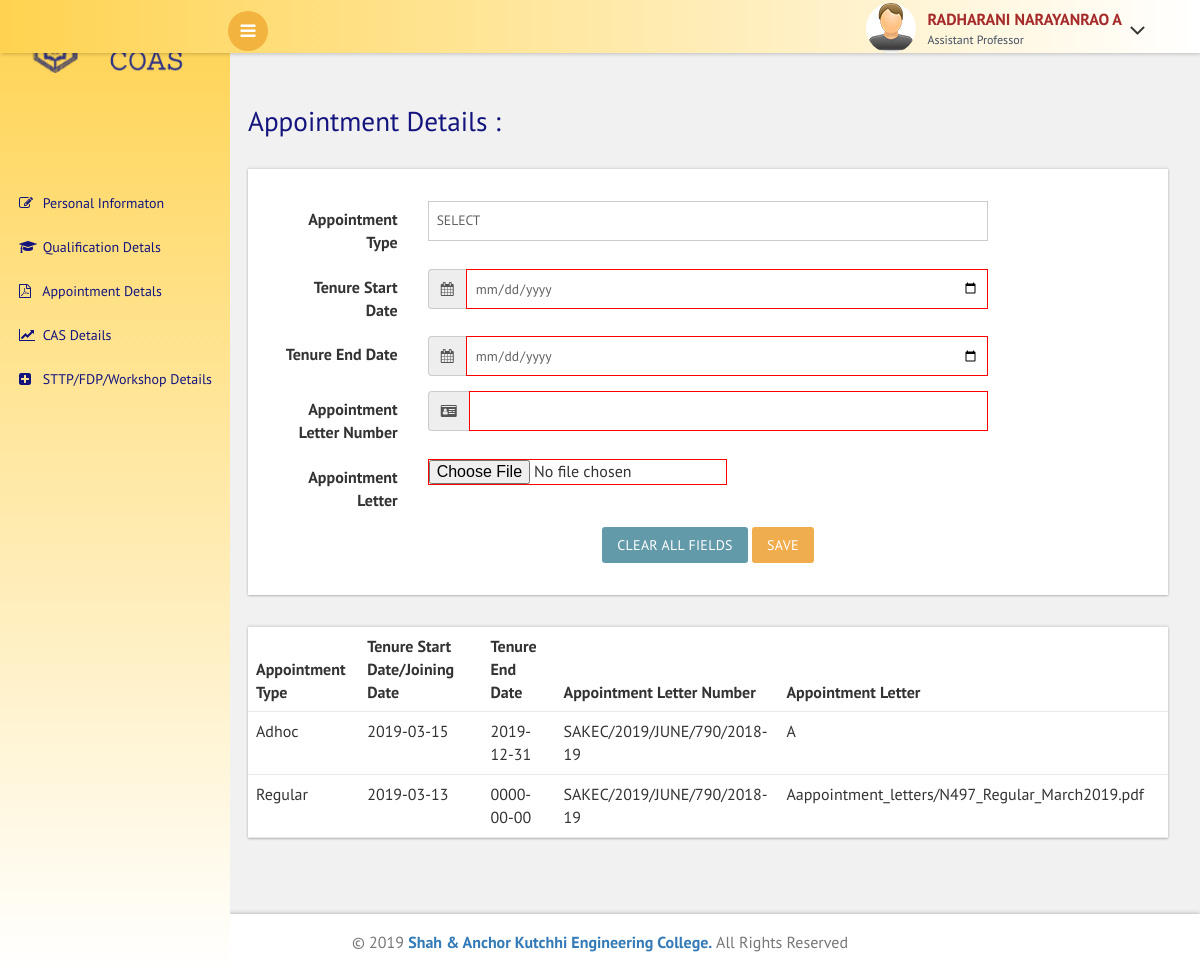
Screenshot of /appointment_details1.php (signed in) with the database file from the repository.
### tables this page shows
CREATE TABLE IF NOT EXISTS `appointment_details` (
  `e_no` varchar(10) DEFAULT NULL,
  `emailid` varchar(300) DEFAULT NULL,
  `doc_id` varchar(30) DEFAULT NULL,
  `appointment_type` varchar(10) DEFAULT NULL,
  `tsd` date DEFAULT NULL,
  `ted` date DEFAULT NULL,
  `letter_number` varchar(50) DEFAULT NULL,
  `file_url` varchar(1000) DEFAULT NULL
);

### appointment_details1.php (the view, shortened to what this page needs)
<?php
require_once("db_connect.php");
$name=$_SESSION['name'];
$designation=$_SESSION['designation'];
$emp_code=$_SESSION["emp_code"];
$email=$_SESSION["email"];
?>
<!DOCTYPE HTML>
<html>
<head>
<link href="css/bootstrap.css" rel='stylesheet' type='text/css' />
<link href="css/style.css" rel='stylesheet' type='text/css' />
<link rel="stylesheet" href="https://cdnjs.cloudflare.com/ajax/libs/font-awesome/4.7.0/css/font-awesome.min.css">
<link href='css/SidebarNav.min.css' media='all' rel='stylesheet' type='text/css'/>
<link href="css/custom.css" rel="stylesheet">
					<link href="css/owl.carousel.css" rel="stylesheet">
</head>
<body class="cbp-spmenu-push">
	<div class="main-content">
	<div class="cbp-spmenu cbp-spmenu-vertical cbp-spmenu-left" id="cbp-spmenu-s1">
		<aside class="sidebar-left">
      <nav class="navbar navbar-inverse">
          <div class="navbar-header">
            <a class="navbar-brand" href="personal_info.php"><img width="100%" src="images/edm_logo.png"></a><br/><br/>
          </div>
          <div class="collapse navbar-collapse" id="bs-example-navbar-collapse-1">
            <ul class="sidebar-menu">
              <li class="treeview">
                <a href="personal_info.php">
                <i class="fa fa-edit"></i> <span>Personal Informaton</span>
                </a>
              </li>
			  <li class="treeview">
                <a href="personal_info.php">
                <i class="fa fa-graduation-cap"></i> <span>Qualification Detals</span>
                </a>
              </li>
			  <li class="treeview">
                <a href="appointment_details.php">
                <i class="fa fa-file-pdf-o"></i> <span>Appointment Detals</span>
                </a>
              </li>
			  <li class="treeview">
                <a href="cas_details.php">
                <i class="fa fa-line-chart"></i> <span>CAS Details</span>
                </a>
              </li>
			  <li class="treeview">
                <a href="training_details.php">
                <i class="fa fa-plus-square"></i> <span>STTP/FDP/Workshop Details</span>
                </a>
              </li>
      </nav>
    </aside>
	</div>
		<div class="sticky-header header-section ">
			<div class="header-left">
				<button id="showLeftPush"><i class="fa fa-bars"></i></button>
				<div class="clearfix"> </div>
			</div>
			<div class="header-right">
				<div class="profile_details">
					<ul>
						<li class="dropdown profile_details_drop">
							<a href="#" class="dropdown-toggle" data-toggle="dropdown" aria-expanded="false">
								<div class="profile_img">
									<span class="prfil-img"><img src="images/2.jpg" alt=""> </span>
									<div class="user-name">
										<p><?php echo $name; ?></p>
										<span><?php echo $designation; ?></span>
									</div>
									<i class="fa fa-angle-down lnr"></i>
									<div class="clearfix"></div>
								</div>
							</a>
						</li>
					</ul>
				</div>
				<div class="clearfix"> </div>
			</div>
			<div class="clearfix"> </div>
		</div>
		<div id="page-wrapper">
		<div class="row">
			<h3 class="title1">Appointment Details :</h3>
				<div class="form-three widget-shadow">
				<div class=" panel-body-inputin">
				<form action="appointment_save.php" class="form-horizontal" enctype="multipart/form-data" method="POST">
				<div class="form-group">
					<label class="col-md-2 control-label">Appointment Type</label>
					<div class="col-md-8">
						<select name='app_type' id='selector1' class='form-control1' required='required' onchange='setFields(this.value)'><option value=''>SELECT</option><option value='Regular'>Regular</option><option value='Adhoc'>Adhoc</option></select>
					</div>
				</div>
				<div class="form-group">
					<label class="col-md-2 control-label" id="dt_lable">Tenure Start Date</label>
					<div class="col-md-8">
						<div class="input-group">
							<span class="input-group-addon">
								<i class="fa fa-calendar"></i>
							</span>
							<input type='date' name='ten_start' class='form-control1' max="<?php echo date("Y-m-d");?>" required='required' onchange="getEndDate(this.value)">
						</div>
					</div>
				</div>
				<div class="form-group">
					<label class="col-md-2 control-label" >Tenure End Date</label>
					<div class="col-md-8">
						<div class="input-group">
							<span class="input-group-addon">
								<i class="fa fa-calendar"></i>
							</span>
							<input type='date' name='ten_end' id='ten_end' class='form-control1' required='required'>
						</div>
					</div>
				</div>
				<div class="form-group">
					<label class="col-md-2 control-label">Appointment Letter Number</label>
					<div class="col-md-8">
						<div class="input-group">
							<span class="input-group-addon">
								<i class="fa fa-id-card"></i>
							</span>
							<input type='text' name='app_no' class='form-control1' required='required'>
						</div>
					</div>
				</div>
				<div class="form-group">
					<label class="col-md-2 control-label">Appointment Letter</label>
					<div class="col-md-8">
						<div class="input-group">
							<input type="file" id="appointment_file" name="appointment_file" accept="application/pdf" required="required">
						</div>
					</div>
				</div>
				</div>
				<center>
					<button type="reset" class="btn btn-default">Clear All Fields</button>
					<button type="submit" class="btn btn-warning">Save</button>
				</center>
				</div>
				<div class=" panel-body-inputin">
				<form class="form-horizontal">
				<div class="bs-example widget-shadow" data-example-id="hoverable-table">
				<table id="appointment_details" class="table table-hover">
				<thead>
				<tr>
				<th>Appointment Type</th><th>Tenure Start date/Joining Date</th><th>Tenure End date</th><th>Appointment Letter Number</th><th>Appointment Letter</th><th></th>
				</tr>
				</thead>
				<tbody>
				<?php
				$qry="SELECT * FROM `appointment_details` WHERE e_no='$emp_code' or emailid='$email'";
				$result = mysqli_query($conn,$qry);
				if(mysqli_num_rows($result)>0)
				{
					while($row = mysqli_fetch_assoc($result))
					{
						echo "<tr><td>".$row['appointment_type']."</td><td>".$row['tsd']."</td><td>".$row['ted']."</td><td>".$row['letter_number']."</td><td>A".$row['file_url']."</td><td></td></tr>";
					}
				}
				?>
				</tbody>
				</table>
				</form>
				</div>
				</div>
		</div>
		</div>
	<div class="footer">
	   <p>&copy; 2019 <a target="_blank" href="http://shahandanchor.com/">Shah & Anchor Kutchhi Engineering College.</a> All Rights Reserved </p>
	</div>
</body>
</html>

### css/custom.css (style rules this page uses)
#page-wrapper { padding:5em 2em 2.5em; background-color: #F1F1F1; }

### appointment_details1.php (style rules this page uses)
input:invalid { border:1px solid red; }

### rows the page displays
appointment_details: appointment_type "Adhoc", tsd "2019-03-15", ted "2019-12-31", letter_number "SAKEC/2019/JUNE/790/2018-19"
appointment_details: appointment_type "Regular", tsd "2019-03-13", ted "0000-00-00", letter_number "SAKEC/2019/JUNE/790/2018-19", file_url "appointment_letters/N497_Regular_March2019.pdf"

### other values shown
$name "RADHARANI NARAYANRAO A"
$designation "Assistant Professor"
